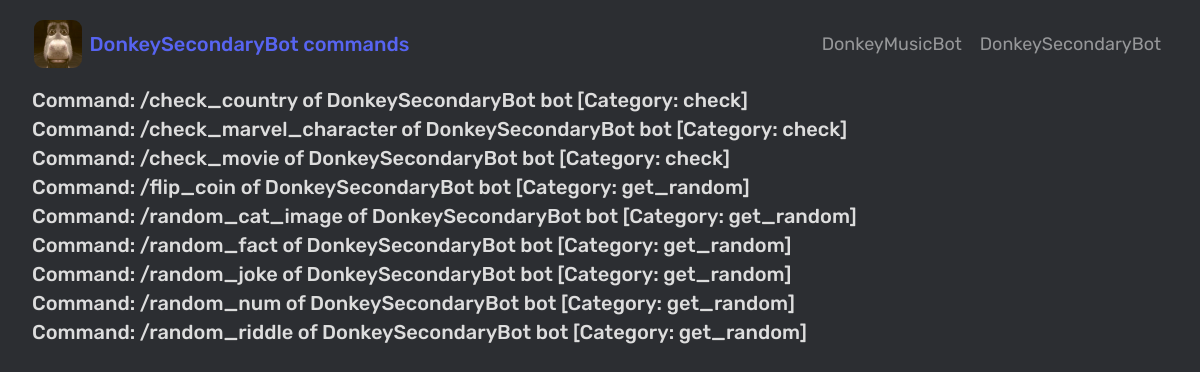
/secondary_bot/commands, run on the app's committed database.
### Website/ds_bots/models.py (models this page shows, shortened)
class Command(db.Model):
    __tablename__ = 'commands'
    id: Mapped[int] = mapped_column(Integer, primary_key=True)
    bot_name: Mapped[str] = mapped_column(String(100), nullable=False)
    command: Mapped[str] = mapped_column(String(100), nullable=False)
    category: Mapped[str] = mapped_column(String(100), nullable=False)
    __table_args__ = (
        UniqueConstraint('bot_name', 'command', name='unique_bot_command'),
    )
    def __repr__(self):
        return f"Command: {self.command} of {self.bot_name} bot [Category: {self.category}]"

### Website/ds_bots/routes.py (the view)
@app.route("/secondary_bot/commands")
def secondary_bot_commands():
    return render_template("sec_bot_commands.html", title="DonkeySecondaryBot commands",
                           commands=Command.query.filter_by(
                               bot_name="DonkeySecondaryBot").order_by(Command.category).all())

### Website/ds_bots/templates/sec_bot_commands.html (shortened to what this page needs)
{% extends "basic_template.html" %}
{% block link_additional_files %}
<link
  rel="stylesheet"
  href="{{ url_for('static', filename='CSS/commands.css') }}"
/>
{% endblock link_additional_files %}
{% block content %}
{% with logo_color='yellow' %}
  {% include 'main_header.html' %}
{% endwith %}
<div class="container-custom">
  {% for command in commands %}
    <h2>{{ command }}</h2>
  {% endfor %}
</div>
{% endblock content %}

### Website/ds_bots/templates/basic_template.html (shortened to what this page needs)
<!DOCTYPE html>
<html lang="en">
  <head>
    <link
      rel="stylesheet"
      href="https://cdn.jsdelivr.net/npm/bootstrap@4.0.0/dist/css/bootstrap.min.css"
    />
    <link
      rel="stylesheet"
      href="{{ url_for('static', filename='CSS/general.css') }}"
    />
    <link
      rel="stylesheet"
      href="{{ url_for('static', filename='CSS/basic.css') }}"
    />
    <link
      rel="stylesheet"
      href="{{ url_for('static', filename='CSS/header_navigation_footer.css') }}"
    />
    <link rel="stylesheet" href="{{ url_for('static', filename='CSS/scroll_bar.css') }}" />
    {% block link_additional_files %} {% endblock %}
  </head>
  <body>
    {% block content %} {% endblock %}
  </body>
</html>

### Website/ds_bots/templates/main_header.html (shortened to what this page needs)
<header class="header sticky-top">
    <nav class="navbar navbar-expand-md navbar-dark">
      <a class="navbar-brand" href="#">
        <div class="center-with-flexbox flex-small-gap">
            {% if logo_color == 'black' %}
                <img class="logo" alt="Logo" src="{{ url_for('static', filename='img/icon.png') }}" />
            {% else %}
                <img class="logo" alt="Logo" src="{{ url_for('static', filename='img/icon2.png') }}" />
            {% endif %}
            <span class="title">{{ title }}</span>
        </div>
      </a>
      <div class="collapse navbar-collapse" id="navbarNav">
        <div class="navbar-nav ml-auto">
          <a class="nav-link" href="/music_bot">DonkeyMusicBot</a>
          <a class="nav-link" href="/secondary_bot">DonkeySecondaryBot</a>
        </div>
      </div>
    </nav>
</header>

### Website/ds_bots/static/CSS/general.css (style rules this page uses)
.container-custom { max-width: 120rem; margin: 0 auto; padding: 0 3.2rem; }
.center-with-flexbox { display: flex; justify-content: center; align-items: center; }
.flex-small-gap { gap: 0.75rem; }

### Website/ds_bots/static/CSS/basic.css (style rules this page uses)
* { padding: 0; margin: 0; box-sizing: border-box; }
html { font-size: 62.5%; overflow-x: hidden; }
body { font-family: "Rubik", sans-serif; line-height: 1; font-weight: 400; color: #ddd; background-color: #2c2e32; }

### Website/ds_bots/static/CSS/header_navigation_footer.css (style rules this page uses)
.header { background-color: #2c2e32; padding: 1.2rem 2.4rem; }
.title { color: #5764f1; font-size: 2rem; font-weight: 500; }
.nav-link { font-size: 1.8rem; }
.navbar-nav { gap: 0.8rem; }
.navbar-collapse { transition: all 0.3s; }
.logo { height: 4.8rem; border-radius: 9px; font-weight: 600; }

### data on the page
Command: command+bot_name+category "Command: /check_country of DonkeySecondaryBot bot [Category: check]"
Command: command+bot_name+category "Command: /check_marvel_character of DonkeySecondaryBot bot [Category: check]"
Command: command+bot_name+category "Command: /check_movie of DonkeySecondaryBot bot [Category: check]"
Command: command+bot_name+category "Command: /flip_coin of DonkeySecondaryBot bot [Category: get_random]"
Command: command+bot_name+category "Command: /random_cat_image of DonkeySecondaryBot bot [Category: get_random]"
Command: command+bot_name+category "Command: /random_fact of DonkeySecondaryBot bot [Category: get_random]"
Command: command+bot_name+category "Command: /random_joke of DonkeySecondaryBot bot [Category: get_random]"
Command: command+bot_name+category "Command: /random_num of DonkeySecondaryBot bot [Category: get_random]"
Command: command+bot_name+category "Command: /random_riddle of DonkeySecondaryBot bot [Category: get_random]"

### other printed values
{{ title }} "DonkeySecondaryBot commands"
